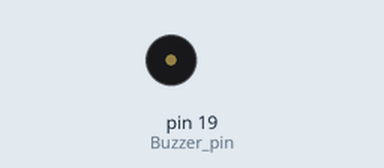
Recording of a sketch running on a simulated Arduino Uno, built with avr-gcc and run on an emulated ATmega328P. On the bench: buzzer (waves = sounding, pin HIGH).

Above: at 1.2 s.
At 3.6 s:
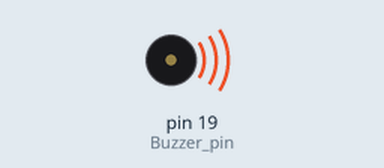
Timing chart, 0 to 9.4 s (numbered marks = the images above):
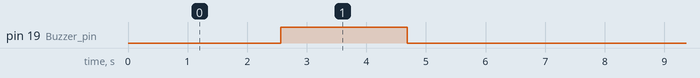

The sketch:

Course7.ino
```cpp
#define Buzzer_pin 19

int volume = 0;
bool increasing = true;

void setup() {
  pinMode(Buzzer_pin, OUTPUT);
}

void loop() {
  analogWrite(Buzzer_pin, volume);  // PWM duty cycle control

  delay(40);  // Control volume change rhythm, larger value = slower/softer

  if (increasing) {
    volume += 2;  // More noticeable change
    if (volume >= 180) {  // Medium loudness, avoid using 255
      increasing = false;
    }
  } else {
    volume -= 2;
    if (volume <= 0) {    // Mute, completely silent
      increasing = true;
    }
  }
}
```

Measured:
- by itself, pin 19 (Buzzer_pin): alternates HIGH for 2.1 s and LOW for 5.1 s
